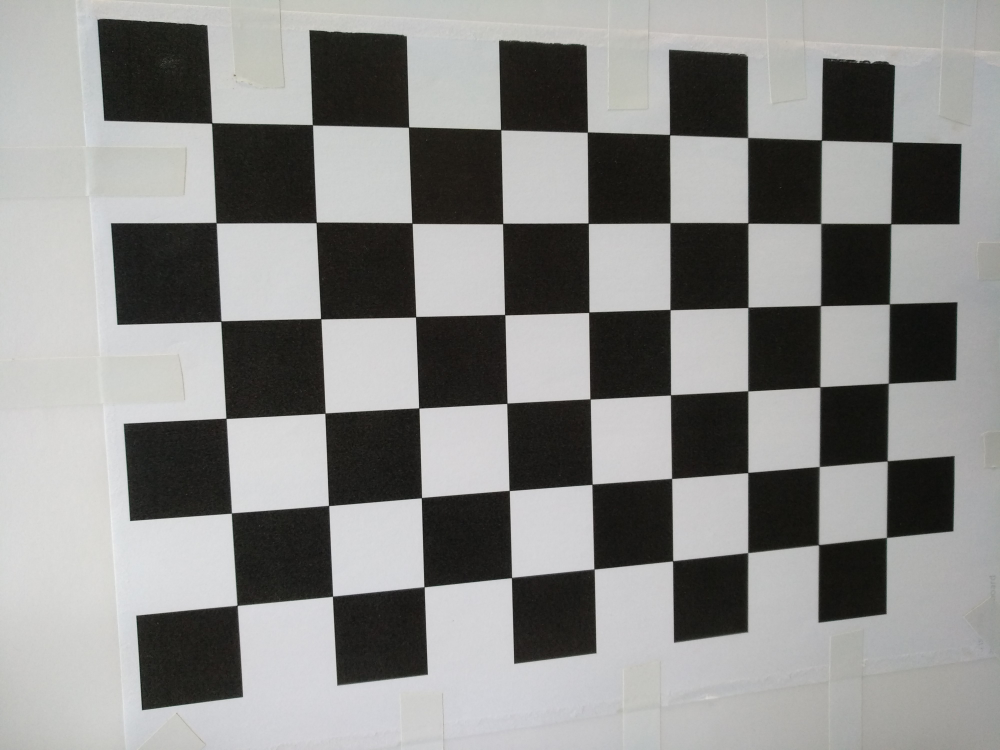
#> input picture experiments/left.jpg, 4000 x 3000 px (shown at 1/4 size)
$ jupyter execute --allow-errors Untitled9.ipynb   (shell and % lines are left out)   (older library calls are emulated)
#> lines starting #> are read from the running program, lines starting #| are printed output that depends on the picture; long printed decimals are rounded
### Solve PnP Example

In this example, we perform stereo calibration on a pair of images showing a chessboard at two different angles. Later, we use solvePnP to estimate the pose of the right camera (the left camera defines the zero-pose). We shows, that this estimated pose is close to the pose returned by stereoCalibrate. We operate on undistorted images.

[cell 1]
import glob
import cv2
import numpy as np
import matplotlib.pyplot as plt
from mpl_toolkits.mplot3d import Axes3D
from pytransform3d.rotations import *

[cell 2]
# load images and determine chessboard corners
left_img = cv2.imread("left.jpg", cv2.IMREAD_COLOR)
#> left_img is the input picture: shape (3000, 4000, 3); mean B, G, R 136.9, 138.5, 138.5
right_img = cv2.imread("right.jpg", cv2.IMREAD_COLOR)
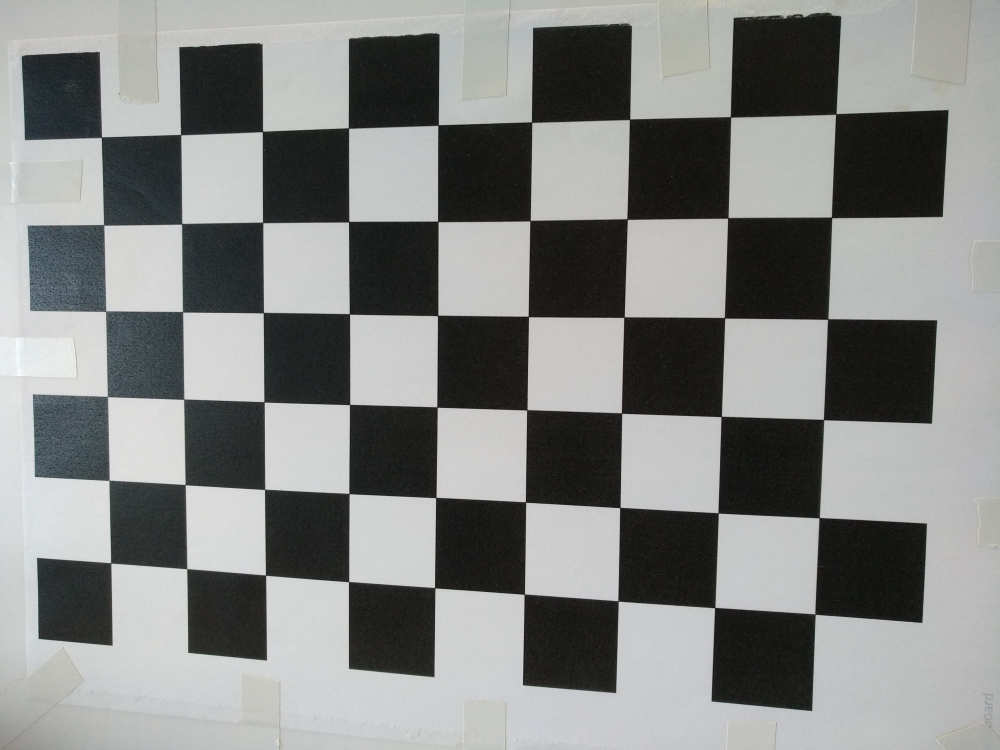
#> input picture experiments/right.jpg, 4000 x 3000 px (shown at 1/4 size)
#> right_img is the input picture: shape (3000, 4000, 3); mean B, G, R 132.2, 133.6, 132
left_img = cv2.resize(left_img, None, fx=0.25, fy=0.25)
#> left_img: shape (750, 1000, 3)
right_img = cv2.resize(right_img, None, fx=0.25, fy=0.25)
#> right_img: shape (750, 1000, 3)

[cell 3]
patternsize = (9, 6)

def find_corners(img):
    img_gray = cv2.cvtColor(img, cv2.COLOR_BGR2GRAY)
    ret, corners = cv2.findChessboardCorners(img_gray, patternsize, flags=cv2.CALIB_CB_ADAPTIVE_THRESH+cv2.CALIB_CB_NORMALIZE_IMAGE+cv2.CALIB_CB_FAST_CHECK)
    #print(ret)
    if ret:
        corners = cv2.cornerSubPix(img_gray, corners, (11, 11), (-1, -1), criteria=(cv2.TERM_CRITERIA_EPS+cv2.TERM_CRITERIA_MAX_ITER, 30, 0.1))
    img = cv2.drawChessboardCorners(img, patternsize, corners, ret)
    return img, corners

[cell 4]
# prepare images for intrinsic calibration
images = glob.glob('intrinsic/*.jpg')
objpoints = [] # 3d point in real world space
imgpoints = [] # 2d points in image plane
for image in images:
    img = cv2.imread(image, cv2.IMREAD_COLOR)
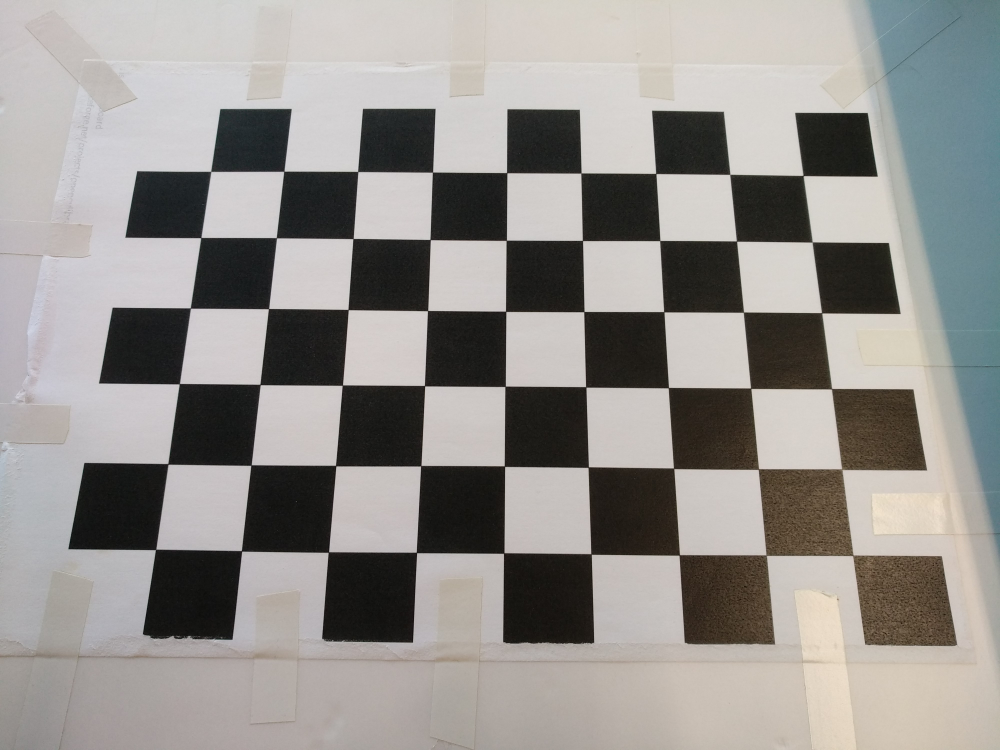
#> input picture experiments/intrinsic/IMG_20200221_105522.jpg, 4000 x 3000 px (shown at 1/4 size)
#> img is the input picture: shape (3000, 4000, 3); mean B, G, R 141.8, 145.1, 148
    img = cv2.resize(img, None, fx=0.25, fy=0.25)
#> img: shape (750, 1000, 3)
    img, corners = find_corners(img)
#> in find_corners, `ret, corners = cv2.findChessboardCorners(img_gray, patternsize, flags=..`: ret = True; corners = 54 rows, first 8: [852.8, 555.5], [766.3, 555.3], [679.4, 555], [591.1, 554], [503.6, 553.2], [416.5, 552.5], [328.5, 552], [241.5, 550.8]
#> in find_corners, `corners = cv2.cornerSubPix(img_gray, corners, (11, 11), (-1, -1), crit..`: corners = 54 rows, first 8: [853, 555.6], [766.1, 555.3], [679.4, 555], [591.1, 554], [503.7, 553.1], [416.5, 552.5], [328.3, 552.1], [241.5, 550.8]
#> in find_corners, `img = cv2.drawChessboardCorners(img, patternsize, corners, ret)`:
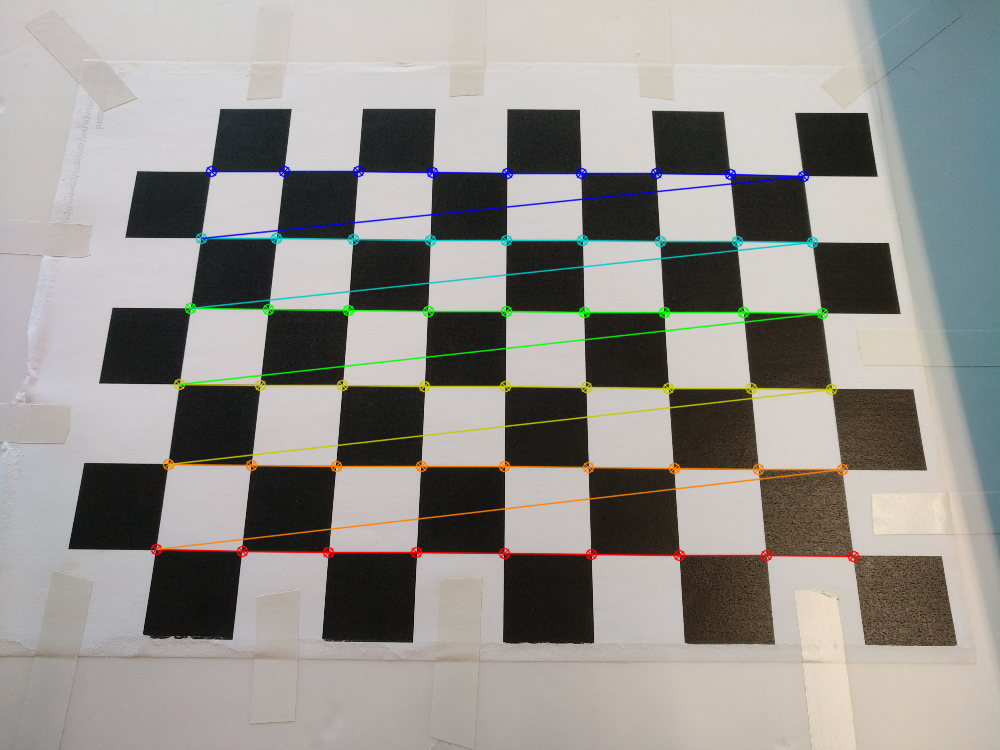
#> img: shape (750, 1000, 3); mean B, G, R 141.4, 145.7, 148.1
    imgpoints.append(corners)

    # prepare object points
    objp = np.zeros((patternsize[1]*patternsize[0],3), np.float32)
    objp[:,:2] = np.mgrid[0:patternsize[0],0:patternsize[1]].T.reshape(-1,2)
    objpoints.append(objp)

[cell 5]
# calibrate camera intrinsics
retval, K, d, _, _ = cv2.calibrateCamera(objpoints, imgpoints, left_img.shape[:2][::-1], None, None)
#> retval = 2.15; K = [[840.9, 0, 406.6], [0, 857.9, 471], [0, 0, 1]]; d = [[0.00873, -0.336, -0.0167, -0.00858, 0.282]]

[cell 6]
# undistort images
mapx, mapy = cv2.initUndistortRectifyMap(K, d, None, K, left_img.shape[:2][::-1], cv2.CV_32FC1)
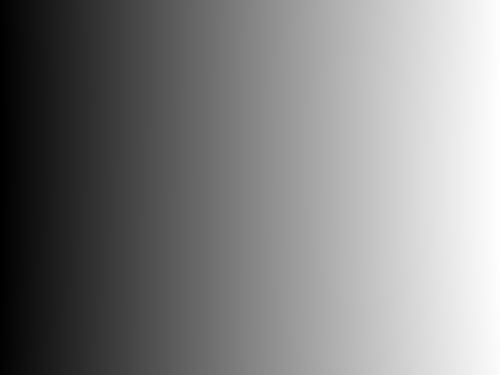
#> mapx: shape (750, 1000) float32 (shown at 1/2 size); min -1.18, max 963.6, mean 493.1; drawn with min black and max white
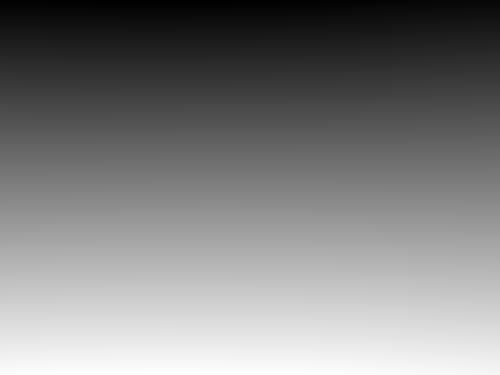
#> mapy: shape (750, 1000) float32 (shown at 1/2 size); min -3.84, max 744, mean 371.9; drawn with min black and max white
left_img = cv2.remap(left_img, mapx, mapy, cv2.INTER_CUBIC)
right_img = cv2.remap(right_img, mapx, mapy, cv2.INTER_CUBIC)

left_img, corners_left = find_corners(left_img)
#> in find_corners (call 4), `ret, corners = cv2.findChessboardCorners(img_gray, patternsize, flags=..`: corners = 54 rows, first 8: [214.4, 128.3], [314.5, 130], [409.6, 131.7], [501.4, 133.5], [588.8, 134.9], [673.3, 136], [755.8, 136.5], [837.2, 136]
#> in find_corners (call 4), `corners = cv2.cornerSubPix(img_gray, corners, (11, 11), (-1, -1), crit..`: corners = 54 rows, first 8: [214.5, 128.3], [314.4, 130], [409.6, 131.7], [501.4, 133.6], [588.8, 134.9], [673.3, 136], [755.9, 136.5], [837.2, 136]
#> corners_left has the same summary as corners in find_corners
right_img, corners_right = find_corners(right_img)
#> in find_corners (call 5), `ret, corners = cv2.findChessboardCorners(img_gray, patternsize, flags=..`: corners = 54 rows, first 8: [103.9, 141.7], [183.5, 139.7], [264.9, 136.7], [350.2, 133.2], [439.1, 129.6], [532.5, 125.7], [632.2, 121.3], [738.3, 115.6]
#> in find_corners (call 5), `corners = cv2.cornerSubPix(img_gray, corners, (11, 11), (-1, -1), crit..`: corners = 54 rows, first 8: [104, 141.6], [183.5, 139.7], [264.9, 136.7], [350.2, 133.1], [439.1, 129.5], [532.5, 125.7], [632.2, 121.2], [738.2, 115.7]
#> in find_corners (call 5), `img = cv2.drawChessboardCorners(img, patternsize, corners, ret)`:
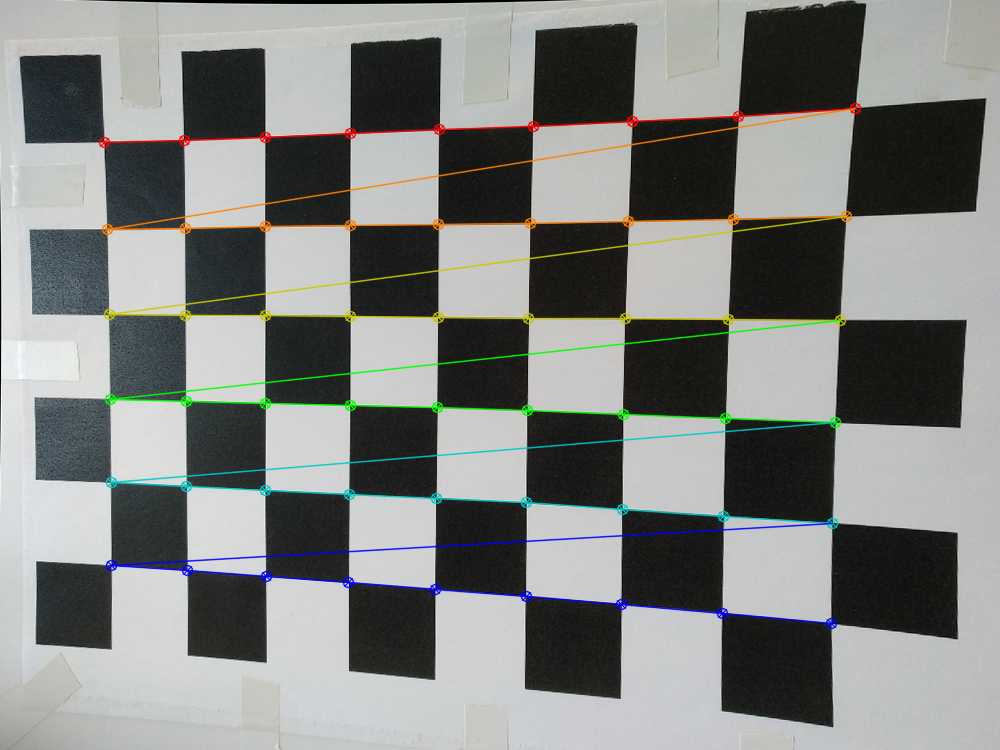
#> img: shape (750, 1000, 3); mean B, G, R 128.7, 131.2, 129
#> corners_right has the same summary as corners in find_corners

[cell 7]
# calibrate as stereo camera
retval, K1, d1, K2, d2, R, t, E, F = cv2.stereoCalibrate([objpoints[0]], [corners_left], [corners_right], K, None, K, None, left_img.shape[:2][::-1])
#> retval = 5.39; K1 = [[840.9, 0, 406.6], [0, 857.9, 471], [0, 0, 1]]; d1 = [[0, 0, 0, 0, 0]]; K2 = [[840.9, 0, 406.6], [0, 857.9, 471], [0, 0, 1]]; d2 = [[0, 0, 0, 0, 0]]; R = [[0.937, -0.0917, 0.337], [0.0884, 0.996, 0.0253], [-0.338, 0.00605, 0.941]]; t = [-4.97, -0.319, 0.888]; E = [[0.0294, -0.886, -0.323], [-0.849, -0.0514, 4.98], [-0.141, -4.98, -0.0185]]; F = [[-1.58e-07, 4.67e-06, -0.000677], [4.48e-06, 2.66e-07, -0.024], [-0.00141, 0.0201, 1]]

[cell 8]
fig = plt.figure()
ax = fig.add_subplot(111, projection='3d')
#> (the rest of this cell did not finish here and is left out)

[cell 9]
pts1 = corners_left[:, 0, :]
#> pts1 = 54 pairs, first value 214.5 to 918.9, second value 128.3 to 606.6
pts2 = corners_right[:, 0, :]
#> pts2 = 54 pairs, first value 104 to 854.8, second value 107.7 to 623.2

[cell 10]
# relative camera pose
R1 = np.array([[1, 0, 0], [0, 1, 0], [0, 0, 1]]).astype(np.float64)
t1 = np.array([[0], [0], [0]]).astype(np.float64)
R2 = R.T
#> R2 = [[0.937, 0.0884, -0.338], [-0.0917, 0.996, 0.00605], [0.337, 0.0253, 0.941]]
t2 = -np.matmul(R.T, t.reshape(3,)).reshape(3,1)
#> t2 = [4.99, -0.144, 0.849]

[cell 11]
## create projection matrices
proj_matrix1 = np.hstack([R1.T, -R1.T.dot(t1)])
proj_matrix2 = np.hstack([R2.T, -R2.T.dot(t2)])
#> proj_matrix2 = [[0.937, -0.0917, 0.337, -4.97], [0.0884, 0.996, 0.0253, -0.319], [-0.338, 0.00605, 0.941, 0.888]]
proj_matrix1 = K.dot(proj_matrix1)
#> proj_matrix1 = [[840.9, 0, 406.6, 0], [0, 857.9, 471, 0], [0, 0, 1, 0]]
proj_matrix2 = K.dot(proj_matrix2)
#> proj_matrix2 = [[650.5, -74.69, 666.1, -3821.5], [-83.39, 857.1, 465, 144.5], [-0.338, 0.00605, 0.941, 0.888]]

[cell 12]
# recover pose of second (right camera) with respect to first camera by decomposing homography between points
# we could also use the essential matrix, however points are planar which is a degenrate case for the essential matrix
homography, mask = cv2.findHomography(pts1.reshape(-1, 1, 2), pts2.reshape(-1, 1, 2), cv2.LMEDS)
#> homography = [[0.646, -0.0227, -38.77], [-0.0929, 0.803, 46.53], [-0.000389, -6.87e-06, 1]]; mask = 54 values, max 1 at index 0, min 0 at index 8, mean 0.944

[cell 13]
retval, rotations, translations, normals = cv2.decomposeHomographyMat(homography, K)
#> retval = 4; translations = ([0.587, 0.0453, -0.121], [-0.587, -0.0453, 0.121], [0.015, 0.0848, -0.595], [-0.015, -0.0848, 0.595]); normals = ([0.138, 0.141, -0.98], [-0.138, -0.141, 0.98], [0.995, 0.00952, -0.0974], [-0.995, -0.00952, 0.0974])
possibleSolutions = cv2.filterHomographyDecompByVisibleRefpoints(rotations, normals, pts1.reshape(-1, 1, 2), pts2.reshape(-1, 1, 2), mask)
#> possibleSolutions = [2]

[cell 14]
possibleSolutions
#> Out = [2]

[cell 15]
scale_factor = np.median(t/translations[0])
#> scale_factor = -7.32
tnew23 = translations[0] * scale_factor
#> tnew23 = [-4.3, -0.332, 0.888]
print(1/scale_factor)
#| -0.1366
print(tnew23)
#| [[-4.301]
#|  [-0.3315]
#|  [ 0.8878]]
np.linalg.norm(tnew23-t)
#> Out = 0.673

[cell 16]
rotations[0], translations[0]
#> Out = ([[0.916, -0.108, 0.387], [0.103, 0.994, 0.033], [-0.389, 0.00979, 0.921]], [0.587, 0.0453, -0.121])

[cell 17]
R,t
#> Out = ([[0.937, -0.0917, 0.337], [0.0884, 0.996, 0.0253], [-0.338, 0.00605, 0.941]], [-4.97, -0.319, 0.888])

[cell 18]
print(R)
#| [[ 0.937  -0.09175    0.3371]
#|  [ 0.08838  0.9958  0.02534]
#|  [-0.338  0.006048  0.9411]]
print(t)
#| [[-4.974]
#|  [-0.319]
#|  [ 0.8878]]
print(R.T)
#| [[ 0.937   0.08838 -0.338]
#|  [-0.09175    0.9958  0.006048]
#|  [ 0.3371  0.02534  0.9411]]
print(-np.matmul(R.T, t))
#| [[ 4.989]
#|  [-0.144]
#|  [ 0.8493]]

[cell 19]
essential_mat, mask = cv2.findEssentialMat(pts1.reshape(-1, 1, 2), pts2.reshape(-1, 1, 2), K, method=cv2.LMEDS)
#> essential_mat = [[-0.00741, 0.139, 0.0571], [0.139, 0.0102, -0.691], [0.0197, 0.693, 0.00282]]; mask = 54 values, max 1 at index 0, min 0 at index 1, mean 0.889

[cell 20]
essential_mat
#> Out has the same summary as essential_mat

[cell 21]
E
#> Out has the same summary as E

[cell 22]
retval, R_re, t_re, mask = cv2.recoverPose(essential_mat, pts1, pts2, K)  #pts2[mask.astype(np.bool).reshape(-1,), :]
#> retval = 54; R_re = [[0.917, -0.109, 0.384], [0.104, 0.994, 0.0355], [-0.386, 0.00723, 0.922]]; t_re = [-0.977, -0.08, 0.197]; mask = 54 values from 255 to 255
t_re = t_re*np.mean(t/t_re)
#> t_re = [-4.43, -0.362, 0.892]

[cell 23]
R, t

[cell 24]
print(R_re, t_re)
#| [[ 0.9167 -0.1093  0.3845]
#|  [ 0.1036  0.994  0.03555]
#|  [-0.386  0.007233  0.9225]] [[-4.426]
#|  [-0.3622]
#|  [ 0.892]]

[cell 25]
pts1[:10]
#> Out = [[214.5, 128.3], [314.4, 130], [409.6, 131.7], [501.4, 133.6], [588.8, 134.9], [673.3, 136], [755.9, 136.5], [837.2, 136], [918.9, 134.5], [218.8, 226.8]]

[cell 26]
# triangulate 3D points from observations in both cameras
pts = cv2.triangulatePoints(proj_matrix1, proj_matrix2, pts1.T, pts2.T).T
#> pts = 54 rows, first 6: [0.206, 0.361, -0.904, -0.102], [0.101, 0.365, -0.92, -0.103], [-0.00332, 0.366, -0.925, -0.103], [-0.104, 0.363, -0.921, -0.101], [-0.197, 0.357, -0.908, -0.0984], [-0.282, 0.349, -0.889, -0.095]

[cell 27]
pts = cv2.convertPointsFromHomogeneous(pts).reshape(-1, 3)
#> pts = 54 rows, first 8: [-2.02, -3.54, 8.86], [-0.98, -3.55, 8.95], [0.0324, -3.57, 9.02], [1.03, -3.59, 9.11], [2, -3.63, 9.23], [2.97, -3.67, 9.36], [3.95, -3.73, 9.51], [4.95, -3.79, 9.66]

[cell 28]
pts
#> Out has the same summary as pts

[cell 29]
# given:
#   - pts: 3D world points
#   - pts2_undistored: undistorted view of the world points in camera C2
# results:
#   - R, t to map 3D points to camera C2, we need to compute R.T, -R.T*t to retrieve the pose of C2 in world coordinates

retval, rvec, tvec, inliers = cv2.solvePnPRansac(pts.reshape(-1, 1, 3), pts2.reshape(-1, 1, 2), K, d, reprojectionError=8, iterationsCount=100)#, flags=cv2.SOLVEPNP_EPNP)
#> retval = True; rvec = [-0.0234, 0.369, 0.0969]; tvec = [-5.17, -0.447, 0.96]; inliers = 47 values from 0 to 52
#retval, rvec, tvec = cv2.solveP3P(pts.reshape(-1, 1, 3)[:3, :, :], pts2_undistorted.reshape(-1, 1, 2)[:3, :, :], K, None, flags=cv2.SOLVEPNP_P3P)
#rvec = rvec[0]
#tvec = tvec[0]
print(retval)
#| True

# convert t vector from camera coords to world coords
R_recovered = cv2.Rodrigues(rvec)[0].T
#> R_recovered = [[0.928, 0.0903, -0.361], [-0.0988, 0.995, -0.00513], [0.359, 0.0404, 0.933]]
t_recovered = -np.matmul(cv2.Rodrigues(rvec)[0].T, tvec)
#> t_recovered = [5.18, -0.0616, 0.977]

print(R_recovered, t_recovered)
#| [[ 0.9282  0.09033 -0.361]
#|  [-0.09884  0.9951 -0.005133]
#|  [ 0.3587  0.04044  0.9326]] [[ 5.185]
#|  [-0.06161]
#|  [ 0.9766]]

[cell 30]
R2-R_recovered
#> Out = [[0.00879, -0.00195, 0.0229], [0.00709, 0.000674, 0.0112], [-0.0216, -0.0151, 0.00856]]

[cell 31]
t2-t_recovered
#> Out = [-0.196, -0.0824, -0.127]

[cell 32]
fig = plt.figure()
ax = fig.add_subplot(111, projection='3d')
ax.scatter(pts[:, 0], pts[:, 1], pts[:, 2])
#> (the rest of this cell did not finish here and is left out)

[cell 33]
# map a world point to a camera point for testing
for pt in pts:
    test_pts = cv2.convertPointsToHomogeneous(pt.reshape(1, 3))
    R_recovered = cv2.Rodrigues(rvec)[0]
    t_recovered = tvec
    proj_matric_recovered = np.zeros((3, 4))
    proj_matric_recovered[:, :3] = R_recovered
    proj_matric_recovered[:, -1] = t_recovered.reshape(3,)
    proj_matric_recovered = np.matmul(K, proj_matric_recovered)
    img_pts = np.matmul(proj_matric_recovered, test_pts[0, 0, :])
    img_pts = cv2.convertPointsFromHomogeneous(img_pts.reshape(1, 3))
    print("world", pt, "reprojected image", img_pts)
#> this loop made 54 passes
#> (test_pts, img_pts) on passes 1 to 8: ([[-2.02, -3.54, 8.86, 1]], [[109.8, 144.7]]), ([[-0.98, -3.55, 8.95, 1]], [[187.7, 142.1]]), ([[0.0324, -3.57, 9.02, 1]], [[267.7, 139]]), ([[1.03, -3.59, 9.11, 1]], [[352, 135.7]]), ([[2, -3.63, 9.23, 1]], [[440.4, 132]]), ([[2.97, -3.67, 9.36, 1]], [[533.7, 128]]), ([[3.95, -3.73, 9.51, 1]], [[634, 123.4]]), ([[4.95, -3.79, 9.66, 1]], [[741.3, 117.3]])
#> (printed output is left out)

[cell 34]
rvec2, _ = cv2.Rodrigues(R2.T)
#> rvec2 = [-0.00986, 0.345, 0.092]
p2, _ = cv2.projectPoints(pts, rvec2, -t2, K, distCoeffs=d)
#> p2 = 54 rows, first 8: [37.54, 117], [130.2, 112.1], [228.3, 107.3], [333.3, 102.9], [444.2, 98.87], [560.6, 95.27], [683, 92.42], [807.8, 90.4]
mse2 = np.linalg.norm(p2-pts2.reshape(-1, 1, 2))
#> mse2 = 477.6
print(p2[:10])
#| [[[ 37.541 117.048 ]]
#|  [[130.205  112.063 ]]
#|  [[228.2774   107.285 ]]
#|  [[333.293  102.925 ]]
#|  [[444.1556    98.873]]
#|  [[560.6384    95.271 ]]
#> (further printed lines are left out)
print(mse2)
#| 477.649

[cell 35]
rvec1, _ = cv2.Rodrigues(R1.T)
p1, _ = cv2.projectPoints(pts, rvec1, -t1, K, distCoeffs=d)
#> p1 = 54 rows, first 8: [211.7, 123], [312.4, 125], [408.5, 126.9], [500.6, 128.9], [587.4, 131], [669.6, 133.3], [747.7, 136], [821.4, 138.4]
mse1 = np.linalg.norm(p1-pts1.reshape(-1, 1, 2))
#> mse1 = 69.08
print(p1[:10])
#| [[[211.6525  123.004]]
#|  [[312.4414  125.030]]
#|  [[408.4742  126.931]]
#|  [[500.617 128.910]]
#|  [[587.408 130.955]]
#|  [[669.5824  133.334]]
#> (further printed lines are left out)
print(mse1)
